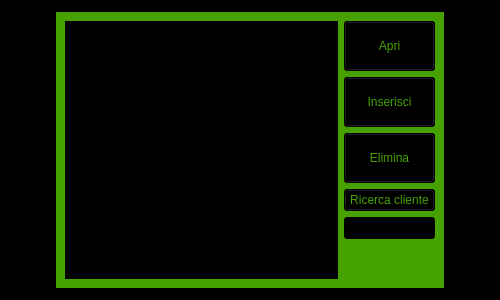
<?xml version="1.0" encoding="UTF-8"?>
<ui version="4.0">
 <class>vista_lista_clienti</class>
 <widget class="QWidget" name="vista_lista_clienti">
  <property name="geometry">
   <rect>
    <x>0</x>
    <y>0</y>
    <width>500</width>
    <height>300</height>
   </rect>
  </property>
  <property name="minimumSize">
   <size>
    <width>500</width>
    <height>300</height>
   </size>
  </property>
  <property name="windowTitle">
   <string>Lista Clienti</string>
  </property>
  <property name="styleSheet">
   <string notr="true">background-color: rgb(0, 0, 0);</string>
  </property>
  <layout class="QGridLayout" name="gridLayout">
   <item row="0" column="0" alignment="Qt::AlignHCenter|Qt::AlignVCenter">
    <widget class="QWidget" name="widget" native="true">
     <property name="styleSheet">
      <string notr="true">background-color: rgb(69, 162, 0);</string>
     </property>
     <layout class="QGridLayout" name="gridLayout_2">
      <item row="0" column="0">
       <layout class="QHBoxLayout" name="horizontalLayout" stretch="3,1">
        <item>
         <widget class="QListView" name="list_view">
          <property name="styleSheet">
           <string notr="true">background-color: rgb(0, 0, 0);
color: rgb(255, 255, 255);</string>
          </property>
          <property name="editTriggers">
           <set>QAbstractItemView::NoEditTriggers</set>
          </property>
         </widget>
        </item>
        <item>
         <layout class="QVBoxLayout" name="verticalLayout">
          <item>
           <widget class="QPushButton" name="open_button">
            <property name="minimumSize">
             <size>
              <width>0</width>
              <height>50</height>
             </size>
            </property>
            <property name="maximumSize">
             <size>
              <width>16777215</width>
              <height>50</height>
             </size>
            </property>
            <property name="styleSheet">
             <string notr="true">color: rgb(69, 162, 0);
background-color: rgb(0, 0, 0);</string>
            </property>
            <property name="text">
             <string>Apri</string>
            </property>
           </widget>
          </item>
          <item>
           <widget class="QPushButton" name="new_button">
            <property name="minimumSize">
             <size>
              <width>0</width>
              <height>50</height>
             </size>
            </property>
            <property name="maximumSize">
             <size>
              <width>16777215</width>
              <height>50</height>
             </size>
            </property>
            <property name="styleSheet">
             <string notr="true">color: rgb(69, 162, 0);
background-color: rgb(0, 0, 0);</string>
            </property>
            <property name="text">
             <string>Inserisci</string>
            </property>
           </widget>
          </item>
          <item>
           <widget class="QPushButton" name="delete_button">
            <property name="minimumSize">
             <size>
              <width>0</width>
              <height>50</height>
             </size>
            </property>
            <property name="maximumSize">
             <size>
              <width>16777215</width>
              <height>50</height>
             </size>
            </property>
            <property name="styleSheet">
             <string notr="true">color: rgb(69, 162, 0);
background-color: rgb(0, 0, 0);</string>
            </property>
            <property name="text">
             <string>Elimina</string>
            </property>
           </widget>
          </item>
          <item>
           <widget class="QPushButton" name="pushButton">
            <property name="styleSheet">
             <string notr="true">color: rgb(69, 162, 0);
background-color: rgb(0, 0, 0);</string>
            </property>
            <property name="text">
             <string>Ricerca cliente</string>
            </property>
           </widget>
          </item>
          <item>
           <widget class="QLineEdit" name="lineEdit">
            <property name="styleSheet">
             <string notr="true">background-color: rgb(0, 0, 0);
color: rgb(255, 255, 255);</string>
            </property>
           </widget>
          </item>
          <item>
           <spacer name="verticalSpacer">
            <property name="orientation">
             <enum>Qt::Vertical</enum>
            </property>
            <property name="sizeHint" stdset="0">
             <size>
              <width>20</width>
              <height>40</height>
             </size>
            </property>
           </spacer>
          </item>
         </layout>
        </item>
       </layout>
      </item>
     </layout>
    </widget>
   </item>
  </layout>
 </widget>
 <resources/>
 <connections/>
</ui>
